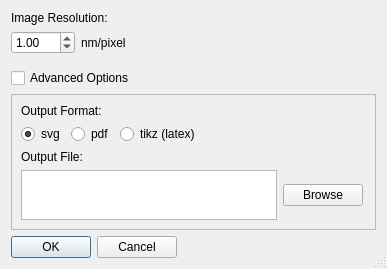
<?xml version="1.0" encoding="UTF-8"?>
<ui version="4.0">
 <class>RDialog</class>
 <widget class="QDialog" name="RDialog">
  <property name="geometry">
   <rect>
    <x>0</x>
    <y>0</y>
    <width>404</width>
    <height>278</height>
   </rect>
  </property>
  <property name="contextMenuPolicy">
   <enum>Qt::ActionsContextMenu</enum>
  </property>
  <property name="windowTitle">
   <string>I-q plot: R script</string>
  </property>
  <property name="sizeGripEnabled">
   <bool>true</bool>
  </property>
  <layout class="QFormLayout" name="formLayout_2">
   <property name="sizeConstraint">
    <enum>QLayout::SetFixedSize</enum>
   </property>
   <item row="0" column="0">
    <widget class="QLabel" name="resolutionLabel">
     <property name="text">
      <string>Image Resolution:</string>
     </property>
    </widget>
   </item>
   <item row="1" column="0">
    <layout class="QHBoxLayout" name="horizontalLayout_2">
     <item>
      <widget class="QDoubleSpinBox" name="doubleSpinBox">
       <property name="decimals">
        <number>2</number>
       </property>
       <property name="maximum">
        <double>999.990000000000009</double>
       </property>
       <property name="singleStep">
        <double>0.100000000000000</double>
       </property>
       <property name="value">
        <double>1.000000000000000</double>
       </property>
      </widget>
     </item>
     <item>
      <widget class="QLabel" name="nmpixelLabel">
       <property name="text">
        <string>nm/pixel</string>
       </property>
      </widget>
     </item>
    </layout>
   </item>
   <item row="2" column="0">
    <spacer name="verticalSpacer">
     <property name="orientation">
      <enum>Qt::Vertical</enum>
     </property>
     <property name="sizeHint" stdset="0">
      <size>
       <width>20</width>
       <height>2</height>
      </size>
     </property>
    </spacer>
   </item>
   <item row="3" column="0">
    <widget class="QCheckBox" name="advancedBox">
     <property name="text">
      <string>Advanced Options</string>
     </property>
    </widget>
   </item>
   <item row="4" column="0">
    <widget class="QFrame" name="advancedFrame">
     <property name="frameShape">
      <enum>QFrame::StyledPanel</enum>
     </property>
     <property name="frameShadow">
      <enum>QFrame::Raised</enum>
     </property>
     <layout class="QFormLayout" name="formLayout">
      <item row="0" column="0">
       <widget class="QLabel" name="label">
        <property name="text">
         <string>Output Format:</string>
        </property>
       </widget>
      </item>
      <item row="1" column="0">
       <layout class="QHBoxLayout" name="horizontalLayout">
        <item>
         <widget class="QRadioButton" name="radioSvg">
          <property name="text">
           <string>svg</string>
          </property>
          <property name="checked">
           <bool>true</bool>
          </property>
         </widget>
        </item>
        <item>
         <widget class="QRadioButton" name="radioPdf">
          <property name="text">
           <string>pdf</string>
          </property>
         </widget>
        </item>
        <item>
         <widget class="QRadioButton" name="radioTikz">
          <property name="text">
           <string>tikz (latex)</string>
          </property>
         </widget>
        </item>
       </layout>
      </item>
      <item row="2" column="0">
       <widget class="QLabel" name="label_2">
        <property name="text">
         <string>Output File:</string>
        </property>
       </widget>
      </item>
      <item row="3" column="0">
       <layout class="QHBoxLayout" name="horizontalLayoutInput">
        <property name="sizeConstraint">
         <enum>QLayout::SetDefaultConstraint</enum>
        </property>
        <property name="rightMargin">
         <number>3</number>
        </property>
        <item>
         <widget class="QPlainTextEdit" name="outputTextEdit">
          <property name="maximumSize">
           <size>
            <width>3464356</width>
            <height>50</height>
           </size>
          </property>
          <property name="sizeAdjustPolicy">
           <enum>QAbstractScrollArea::AdjustIgnored</enum>
          </property>
          <property name="lineWrapMode">
           <enum>QPlainTextEdit::WidgetWidth</enum>
          </property>
         </widget>
        </item>
        <item>
         <widget class="QPushButton" name="outputBrowseButton">
          <property name="text">
           <string>Browse</string>
          </property>
         </widget>
        </item>
       </layout>
      </item>
     </layout>
    </widget>
   </item>
   <item row="5" column="0">
    <widget class="QDialogButtonBox" name="buttonBox">
     <property name="orientation">
      <enum>Qt::Horizontal</enum>
     </property>
     <property name="standardButtons">
      <set>QDialogButtonBox::Cancel|QDialogButtonBox::Ok</set>
     </property>
    </widget>
   </item>
  </layout>
  <zorder>buttonBox</zorder>
  <zorder>resolutionLabel</zorder>
  <zorder>advancedFrame</zorder>
  <zorder>advancedBox</zorder>
 </widget>
 <resources/>
 <connections>
  <connection>
   <sender>buttonBox</sender>
   <signal>accepted()</signal>
   <receiver>RDialog</receiver>
   <slot>accept()</slot>
   <hints>
    <hint type="sourcelabel">
     <x>248</x>
     <y>254</y>
    </hint>
    <hint type="destinationlabel">
     <x>157</x>
     <y>274</y>
    </hint>
   </hints>
  </connection>
  <connection>
   <sender>buttonBox</sender>
   <signal>rejected()</signal>
   <receiver>RDialog</receiver>
   <slot>reject()</slot>
   <hints>
    <hint type="sourcelabel">
     <x>316</x>
     <y>260</y>
    </hint>
    <hint type="destinationlabel">
     <x>286</x>
     <y>274</y>
    </hint>
   </hints>
  </connection>
 </connections>
</ui>
